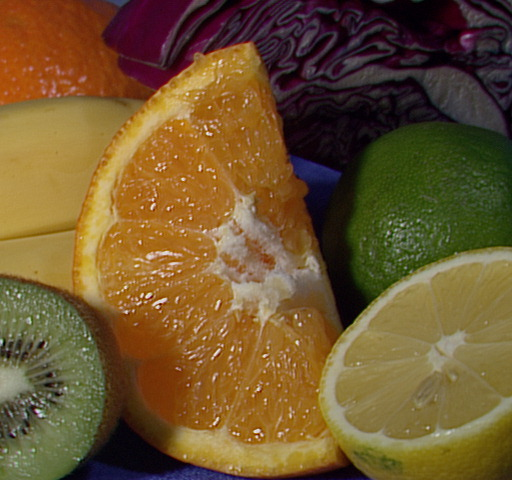
#> input picture pyonly/fruits.jpg, 512 x 480 px
$ python tut1.py
#> lines starting #> are read from the running program, lines starting #| are printed output that depends on the picture; after the words box and inside, x2 and y2 are one past the last pixel; in counts of white or black regions, pixels touching at a corner belong together
import cv2

img = cv2.imread('fruits.jpg', 0)     #0 is grayscale, 1 is coloured, 2 is HSV
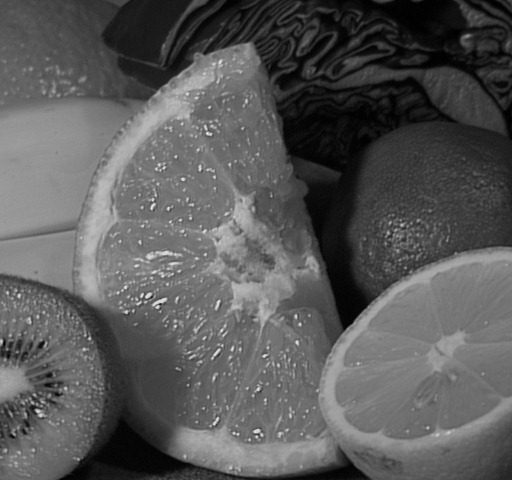
#> img: shape (480, 512); min 0, max 238, mean 88.7
cv2.imshow('sample', img)
# [4 lines of commented-out code are left out]

ret, bw = cv2.threshold(img, 128, 255, cv2.THRESH_BINARY)  #this converts the image into binary image ie black and white image. we assigned threshold that pixels with val less than 128 are black and more than it are white.
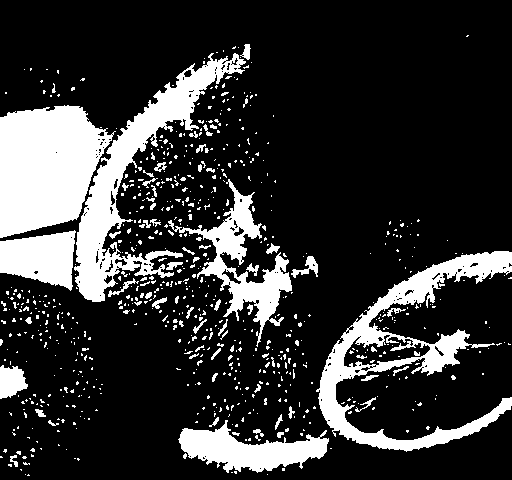
#> bw: shape (480, 512); 19.9% white; 755 white regions (685 under 20 px), largest, box (x1, y1, x2, y2) and area: (0, 105, 116, 238) 10948, (316, 251, 512, 452) 9677, (74, 53, 246, 302) 9215
cv2.imshow('Binary image', bw)

cv2.waitKey(0)
cv2.destroyAllWindows()
